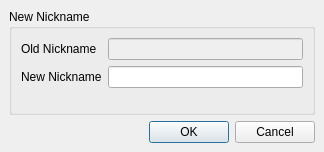
<ui version="4.0" >
 <class>form_renameWindow</class>
 <widget class="QDialog" name="form_renameWindow" >
  <property name="geometry" >
   <rect>
    <x>0</x>
    <y>0</y>
    <width>324</width>
    <height>152</height>
   </rect>
  </property>
  <property name="windowTitle" >
   <string>Dialog</string>
  </property>
  <layout class="QGridLayout" >
   <property name="margin" >
    <number>9</number>
   </property>
   <property name="spacing" >
    <number>6</number>
   </property>
   <item row="0" column="0" colspan="3" >
    <widget class="QGroupBox" name="groupBox" >
     <property name="title" >
      <string>New Nickname</string>
     </property>
     <layout class="QGridLayout" >
      <property name="margin" >
       <number>9</number>
      </property>
      <property name="spacing" >
       <number>6</number>
      </property>
      <item row="0" column="0" >
       <widget class="QLabel" name="label" >
        <property name="text" >
         <string>Old Nickname</string>
        </property>
       </widget>
      </item>
      <item row="0" column="1" >
       <widget class="QLineEdit" name="lineEdit" >
        <property name="enabled" >
         <bool>false</bool>
        </property>
       </widget>
      </item>
      <item row="1" column="0" >
       <widget class="QLabel" name="label_2" >
        <property name="text" >
         <string>New Nickname</string>
        </property>
       </widget>
      </item>
      <item row="1" column="1" >
       <widget class="QLineEdit" name="lineEdit_2" />
      </item>
      <item row="2" column="0" colspan="2" >
       <spacer>
        <property name="orientation" >
         <enum>Qt::Vertical</enum>
        </property>
        <property name="sizeHint" >
         <size>
          <width>268</width>
          <height>0</height>
         </size>
        </property>
       </spacer>
      </item>
     </layout>
    </widget>
   </item>
   <item row="1" column="0" >
    <spacer>
     <property name="orientation" >
      <enum>Qt::Horizontal</enum>
     </property>
     <property name="sizeHint" >
      <size>
       <width>125</width>
       <height>22</height>
      </size>
     </property>
    </spacer>
   </item>
   <item row="1" column="1" >
    <widget class="QPushButton" name="okButton" >
     <property name="text" >
      <string>OK</string>
     </property>
    </widget>
   </item>
   <item row="1" column="2" >
    <widget class="QPushButton" name="CancelButton" >
     <property name="text" >
      <string>Cancel</string>
     </property>
    </widget>
   </item>
  </layout>
 </widget>
 <resources/>
 <connections>
  <connection>
   <sender>CancelButton</sender>
   <signal>clicked()</signal>
   <receiver>form_renameWindow</receiver>
   <slot>close()</slot>
   <hints>
    <hint type="sourcelabel" >
     <x>277</x>
     <y>129</y>
    </hint>
    <hint type="destinationlabel" >
     <x>161</x>
     <y>75</y>
    </hint>
   </hints>
  </connection>
 </connections>
</ui>
